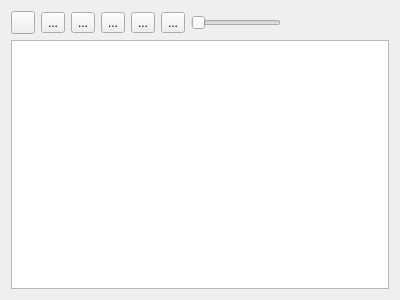
<?xml version="1.0" encoding="UTF-8"?>
<ui version="4.0">
 <class>Widget</class>
 <widget class="QWidget" name="Widget">
  <property name="geometry">
   <rect>
    <x>0</x>
    <y>0</y>
    <width>400</width>
    <height>300</height>
   </rect>
  </property>
  <property name="sizePolicy">
   <sizepolicy hsizetype="Maximum" vsizetype="Maximum">
    <horstretch>0</horstretch>
    <verstretch>0</verstretch>
   </sizepolicy>
  </property>
  <property name="acceptDrops">
   <bool>true</bool>
  </property>
  <property name="windowTitle">
   <string>AIMP4</string>
  </property>
  <property name="styleSheet">
   <string notr="true"/>
  </property>
  <layout class="QGridLayout" name="gridLayout">
   <item row="0" column="2">
    <widget class="QToolButton" name="btn_play">
     <property name="text">
      <string>...</string>
     </property>
     <property name="icon">
      <iconset resource="buttons.qrc">
       <normaloff>:/buttons/play.png</normaloff>:/buttons/play.png</iconset>
     </property>
    </widget>
   </item>
   <item row="1" column="0" colspan="9">
    <widget class="QTableView" name="playlistView">
     <property name="acceptDrops">
      <bool>true</bool>
     </property>
     <property name="dragEnabled">
      <bool>true</bool>
     </property>
     <property name="dragDropMode">
      <enum>QAbstractItemView::DragDrop</enum>
     </property>
     <property name="defaultDropAction">
      <enum>Qt::IgnoreAction</enum>
     </property>
    </widget>
   </item>
   <item row="0" column="4">
    <widget class="QToolButton" name="btn_stop">
     <property name="text">
      <string>...</string>
     </property>
     <property name="icon">
      <iconset resource="buttons.qrc">
       <normaloff>:/buttons/stop.png</normaloff>:/buttons/stop.png</iconset>
     </property>
    </widget>
   </item>
   <item row="0" column="8">
    <widget class="QLabel" name="currentTrack">
     <property name="text">
      <string/>
     </property>
    </widget>
   </item>
   <item row="0" column="0">
    <widget class="QToolButton" name="btn_add">
     <property name="icon">
      <iconset resource="buttons.qrc">
       <normaloff>:/buttons/plus.png</normaloff>:/buttons/plus.png</iconset>
     </property>
    </widget>
   </item>
   <item row="0" column="3">
    <widget class="QToolButton" name="btn_pause">
     <property name="text">
      <string>...</string>
     </property>
     <property name="icon">
      <iconset resource="buttons.qrc">
       <normaloff>:/buttons/pause.png</normaloff>:/buttons/pause.png</iconset>
     </property>
    </widget>
   </item>
   <item row="0" column="7">
    <spacer name="horizontalSpacer">
     <property name="orientation">
      <enum>Qt::Horizontal</enum>
     </property>
     <property name="sizeHint" stdset="0">
      <size>
       <width>40</width>
       <height>20</height>
      </size>
     </property>
    </spacer>
   </item>
   <item row="0" column="5">
    <widget class="QToolButton" name="btn_next">
     <property name="text">
      <string>...</string>
     </property>
     <property name="icon">
      <iconset resource="buttons.qrc">
       <normaloff>:/buttons/skip-next.png</normaloff>:/buttons/skip-next.png</iconset>
     </property>
    </widget>
   </item>
   <item row="0" column="1">
    <widget class="QToolButton" name="btn_previous">
     <property name="text">
      <string>...</string>
     </property>
     <property name="icon">
      <iconset resource="buttons.qrc">
       <normaloff>:/buttons/skip-previous.png</normaloff>:/buttons/skip-previous.png</iconset>
     </property>
    </widget>
   </item>
   <item row="0" column="6">
    <widget class="QSlider" name="horizontalSlider">
     <property name="styleSheet">
      <string notr="true"/>
     </property>
     <property name="orientation">
      <enum>Qt::Horizontal</enum>
     </property>
    </widget>
   </item>
  </layout>
 </widget>
 <layoutdefault spacing="6" margin="11"/>
 <resources>
  <include location="buttons.qrc"/>
 </resources>
 <connections/>
</ui>
